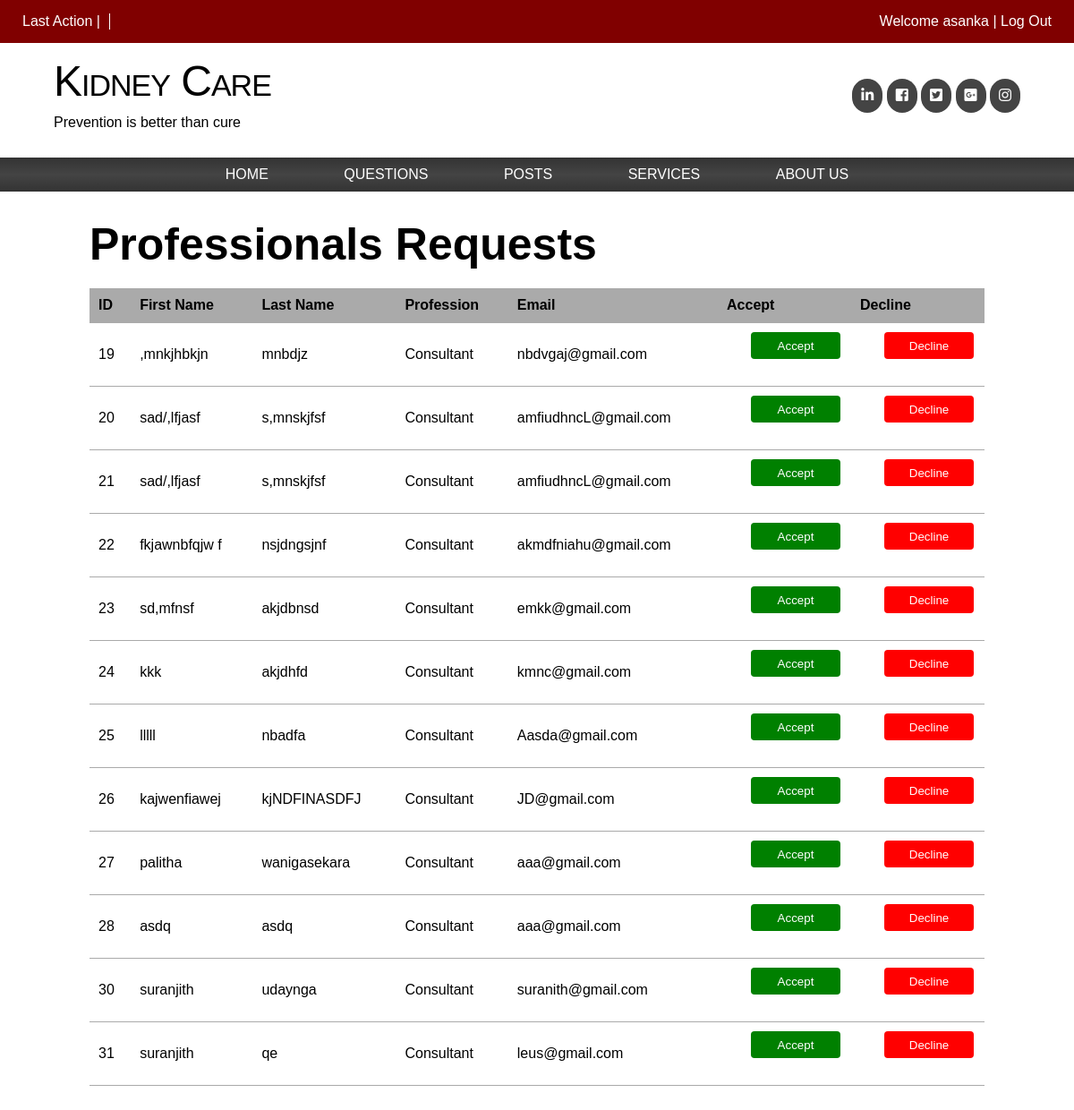
The app's page /view-requests.php (signed in) with its own data.
### tables this page shows
CREATE TABLE `request` (
  `pro_id` int(50) NOT NULL,
  `first_name` varchar(100) NOT NULL,
  `last_name` varchar(100) NOT NULL,
  `pro_for` varchar(50) NOT NULL,
  `email` varchar(100) NOT NULL,
  `password` varchar(100) NOT NULL
);

### view-requests.php (the view, shortened to what this page needs)
<?php require_once( 'inc/connection.php' );	 ?>
<?php
$user_list = '';
$query = "SELECT * FROM request ORDER BY pro_id";
$users = mysqli_query($connection,$query);
if ($users) {
	while ($user = mysqli_fetch_assoc($users)){
		$user_list .= "<tr>";
		$user_list .= "<td>{$user['pro_id']}</td>";
		$user_list .= "<td>{$user['first_name']}</td>";
		$user_list .= "<td>{$user['last_name']}</td>";
		$user_list .= "<td>{$user['pro_for']}</td>";
		$user_list .= "<td>{$user['email']}</td>";
		$user_list .= "<td><form  action = 'mail-accept-pro.php' method = 'POST'>
								<input type = 'hidden' name = 'pro_id' value = '".$user['pro_id']."'>
								<input type = 'hidden' name = 'email' value = '".$user['email']."'>
								<input type = 'hidden' name = 'first_name' value = '".$user['first_name']."'>
								<button style ='width:100px; height:30px; background-color:green; border:none; color:white;cursor:pointer; float:right; margin-right:2px; margin-bottom:20px; border-radius:4px;' type='submit' name='acceptpro'onclick=\"return confirm('Are you sure you want to Confirm this Professioner request?');\">Accept</button>
								</form></td>";
		$user_list .= "<td><form  action = 'mail-for-decline-pro.php' method = 'POST'>
								<input type = 'hidden' name = 'pro_id' value = '".$user['pro_id']."'>
								<input type = 'hidden' name = 'email' value = '".$user['email']."'>
								<input type = 'hidden' name = 'first_name' value = '".$user['first_name']."'>
								<button style ='width:100px; height:30px; background-color:red; border:none; color:white;cursor:pointer; float:right; margin-right:2px; margin-bottom:20px;border-radius:4px;' type='submit' name='declinepro'onclick=\"return confirm('Are you sure you want to remove this Professioner request?');\">Decline</button>
								</form></td>";
		$user_list .= "</tr>";
	}
}
else{
	echo "Database query failed";
}
?>
<!DOCTYPE html>
<html>
<head>
	<link rel="stylesheet" type="text/css" href="css/main.css">
	<link rel="stylesheet" type="text/css" href="css/next.css">
	<link rel="stylesheet" href="https://use.fontawesome.com/releases/v5.7.1/css/all.css">
</head>
<body>
	<div class="wrapper">
		<div class="top-bar clearfix">
			<div class="top-bar-links">
				<ul>
					<li><div class="infor"> Last Action   |   <?= $_SESSION['message'] ?> </div></li>
					<li class="welcome"> Welcome  <?php echo $_SESSION['name']; ?> <a href="logout.php" onclick="return confirm('Are you sure you want to logout?');">  |  Log Out</a></li>
				</ul>
			</div>
		</div>
	</div>
<header class="clearfix">
	<div class="logo">
			<h1>Kidney Care</h1>
			<p>Prevention is better than cure</p>
		</div>
		<div class="socialmedia">
			<ul>
				<li><a href="#"><i class="fab fa-linkedin-in fab fw"></i></li></a>
				<li><a href="#"><i class="fab fa-facebook-square fab fw"></i></a></li>
				<li><a href="#"><i class="fab fa-twitter-square fab fw"></i></a></li>
				<li><a href="#"><i class="fab fa-google-plus-square fab fw"></i></a></li>
				<li><a href="#"><i class="fab fa-instagram fab fw"></i></a></li>
			</ul>
		</div>
</header>
	<nav>
		<ul>
			<li><a href="admin.php">Home</a></li>
			<li><a href="view-questions.php">Questions</a></li>
			<li><a href="view-posts.php">Posts</a></li>
			<li><a href="#">Services</a></li>
			<li><a href="#">About Us</a></li>
		</ul>
	</nav>
	<main>
		<h1>Professionals Requests</h1>
		<table class="masterlist">
			<tr>
				<th>ID</th>
				<th>First Name</th>
				<th>Last Name</th>
				<th>Profession</th>
				<th>Email</th>
				<th>Accept</th>
				<th>Decline</th>
			</tr>
			<?php echo $user_list; ?>
		</table>
	</main>
</body>
</html>

### css/main.css (style rules this page uses)
* { font-family: Arial, Helvetica, sans-serif; }
button { width: 100%; padding: 5px; -webkit-box-sizing: border; -moz-box-sizing :border-box; box-sizing:border-box; }
main { width : 1000px; margin: 30px auto; }
main h1 { margin-bottom : 20px; font-size : 50px; }
table.masterlist { width: 100%; border-collapse:collapse; }
table.masterlist th { background: #aaa; text-align:left; }
table.masterlist th,table.masterlist td { padding: 10px; border-bottom: 1px solid #aaa; }

### css/next.css (style rules this page uses)
* { font-family: Arial, Helvetica, sans-serif; }
* { margin: 0; padding: 0; }
.clearfix { overflow: auto }
a { text-decoration: none; color: red; }
p { margin-top:10px; margin-bottom: 15px; }
.wrapper { width:; margin: 0 auto; }
.top-bar { background: maroon; }
.top-bar-links ul { margin: 15px; list-style: none; }
.top-bar-links ul li { display: inline-block; padding: 0 10px; border-right: 1px solid white; }
.top-bar-links ul li:last-child { border: 0; }
.top-bar-links .welcome { color: white; float: right; }
.top-bar-links ul li a { color: white; }
header .logo h1 { font-variant: small-caps; font-weight: normal; font-size: 48px; letter-spacing: -1px; }
header { padding-bottom: 15px; }
header .logo { float: left; margin-left: 60px; margin-top: 15px; }
header .socialmedia ul li { display: inline; }
header .socialmedia { float: right; margin-top: 15px; margin-right: 60px; margin-top: 40px; }
header .socialmedia ul li a { padding: 10px; background: #444; color: #fff; display: inline-block; border-radius: 20px }
nav { margin-top: 20px ; margin: 0 auto; background: #000; background:linear-gradient(#333,#444,#333); text-align: center; width:; }
nav ul { list-style: none; }
nav ul li { display: inline; }
nav ul li a { color: white; text-transform: uppercase; margin: 10px 40px ; display: inline-block; }
div.infor { color:white; }

### records on screen
request: pro_id "19", first_name ",mnkjhbkjn", last_name "mnbdjz", pro_for "Consultant", email "nbdvgaj@gmail.com"
request: pro_id "20", first_name "sad/,lfjasf", last_name "s,mnskjfsf", pro_for "Consultant", email "amfiudhncL@gmail.com"
request: pro_id "21", first_name "sad/,lfjasf", last_name "s,mnskjfsf", pro_for "Consultant", email "amfiudhncL@gmail.com"
request: pro_id "22", first_name "fkjawnbfqjw f", last_name "nsjdngsjnf", pro_for "Consultant", email "akmdfniahu@gmail.com"
request: pro_id "23", first_name "sd,mfnsf", last_name "akjdbnsd", pro_for "Consultant", email "emkk@gmail.com"
request: pro_id "24", first_name "kkk", last_name "akjdhfd", pro_for "Consultant", email "kmnc@gmail.com"
request: pro_id "25", first_name "lllll", last_name "nbadfa", pro_for "Consultant", email "Aasda@gmail.com"
request: pro_id "26", first_name "kajwenfiawej", last_name "kjNDFINASDFJ", pro_for "Consultant", email "JD@gmail.com"
request: pro_id "27", first_name "palitha", last_name "wanigasekara", pro_for "Consultant", email "aaa@gmail.com"
request: pro_id "28", first_name "asdq", last_name "asdq", pro_for "Consultant", email "aaa@gmail.com"
request: pro_id "30", first_name "suranjith", last_name "udaynga", pro_for "Consultant", email "suranith@gmail.com"
request: pro_id "31", first_name "suranjith", last_name "qe", pro_for "Consultant", email "leus@gmail.com"

### other values on screen
$_SESSION['name'] "asanka"
